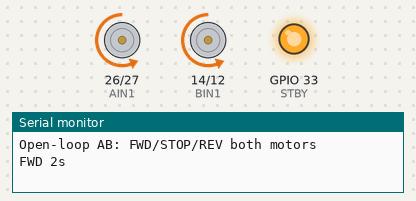
Recording of a sketch running on a simulated ESP32. On the bench: motor-driver pin pairs drawn as motors (green arrow = first pin HIGH = forward, orange = second pin HIGH = backward, longer = more drive, scaled by the enable pin, stopped while the standby pin is LOW), output pins drawn as LEDs (lit = HIGH), the last lines printed to the serial monitor.

Above: at 1.3 s.
At 4.3 s:
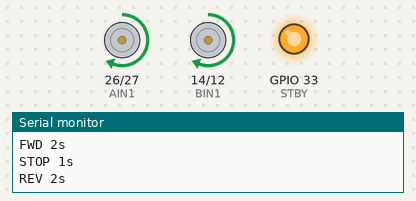
At 6.8 s:
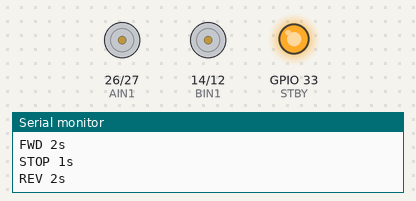
Timing chart, 0 to 10.7 s (numbered marks = the images above):
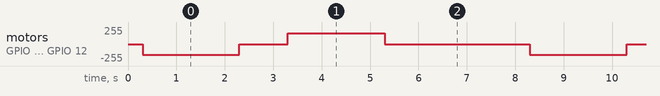

Measured:
- by itself, motor on GPIO 26 (AIN1) / GPIO 27 (AIN2), motor on GPIO 14 (BIN1) / GPIO 12 (BIN2): repeats every 8.0 s: stopped 1.0 s, forward 160/255 2.0 s, stopped 3.0 s, backward 160/255 2.0 s

The sketch:

MotorOpenLoopTest_AB.ino
```cpp
// TB6612 motors A+B — open-loop
// A: 25/26/27  B: 32/14/12  STBY: 33

const int PWMA = 25, AIN1 = 26, AIN2 = 27;
const int PWMB = 32, BIN1 = 14, BIN2 = 12;
const int STBY = 33;

void applyA(int pwm) {
  if (pwm > 0) {
    digitalWrite(AIN1, LOW);
    digitalWrite(AIN2, HIGH);
    analogWrite(PWMA, pwm);
  } else if (pwm < 0) {
    digitalWrite(AIN1, HIGH);
    digitalWrite(AIN2, LOW);
    analogWrite(PWMA, -pwm);
  } else {
    analogWrite(PWMA, 0);
    digitalWrite(AIN1, LOW);
    digitalWrite(AIN2, LOW);
  }
}

void applyB(int pwm) {
  if (pwm > 0) {
    digitalWrite(BIN1, LOW);
    digitalWrite(BIN2, HIGH);
    analogWrite(PWMB, pwm);
  } else if (pwm < 0) {
    digitalWrite(BIN1, HIGH);
    digitalWrite(BIN2, LOW);
    analogWrite(PWMB, -pwm);
  } else {
    analogWrite(PWMB, 0);
    digitalWrite(BIN1, LOW);
    digitalWrite(BIN2, LOW);
  }
}

void setup() {
  Serial.begin(115200);
  delay(300);
  pinMode(PWMA, OUTPUT);
  pinMode(AIN1, OUTPUT);
  pinMode(AIN2, OUTPUT);
  pinMode(PWMB, OUTPUT);
  pinMode(BIN1, OUTPUT);
  pinMode(BIN2, OUTPUT);
  pinMode(STBY, OUTPUT);
  applyA(0);
  applyB(0);
  digitalWrite(STBY, HIGH);
  Serial.println("Open-loop AB: FWD/STOP/REV both motors");
}

void loop() {
  Serial.println("FWD 2s");
  applyA(160);
  applyB(160);
  delay(2000);

  Serial.println("STOP 1s");
  applyA(0);
  applyB(0);
  delay(1000);

  Serial.println("REV 2s");
  applyA(-160);
  applyB(-160);
  delay(2000);

  applyA(0);
  applyB(0);
  delay(3000);
}
```
